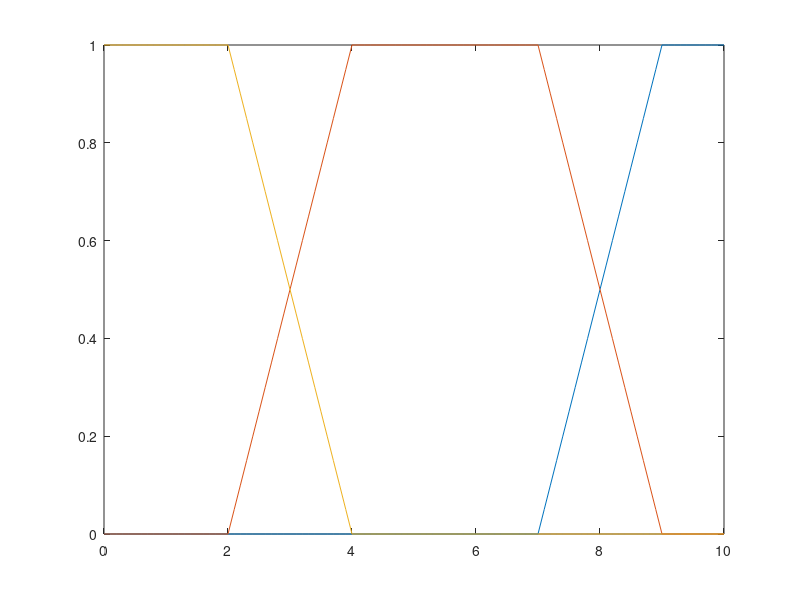
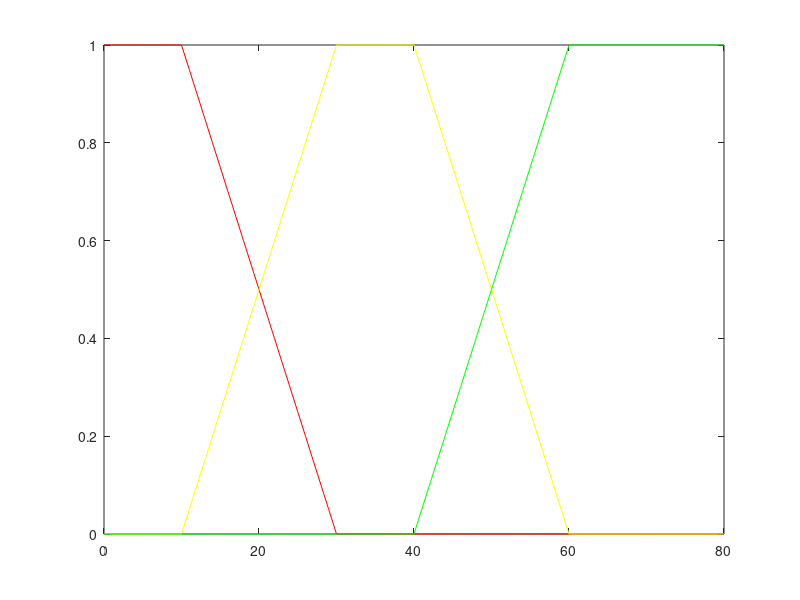

Recreate these plots in MATLAB, in order. (Note: this script raises an error after producing the figures.)
close all
clear all
clc

%original function
xt = (0:0.1:10);
xt_length = length(xt);
yt1 = 0.*(xt>=0 & xt<7) + (0.5*(xt-7)).*(xt>=7 & xt<9) + 1.*(xt>=9 & xt<=10);
yt2 = 0.*(xt>=0 & xt<2) + (0.5*(xt-2)).*(xt>=2 & xt<4) + 1.*(xt>=4 & xt<7) + (1-0.5*(xt-7)).*(xt>=7 & xt<9)+0.*(xt>=9 & xt<=10);
yt3 = 1.*(xt>=0 & xt<2) + (1-0.5*(xt-2)).*(xt>=2 & xt<4)+0.*(xt>=5 & xt<=10);

figure %tumor grade
plot(xt,yt1);
hold on
plot(xt,yt2);
hold on
plot(xt,yt3);

x = (0:1:80);
x2 = x;
x_length = length(x);

y1 = 1.*(x>=0 & x<10)+(1-0.05*(x-10)).*(x>=10 & x<30)+0.*(x>=30 & x<=80);
y2 = 0.*(x>=0 & x<10)+(0.05*(x-10)).*(x>=10 & x<30)+1.*(x>=30 & x<40)+(1-0.05*(x-40)).*(x>=40 & x<60)+0.*(x>=60 & x<=80);
y3 = 0.*(x>=0 & x<40)+(0.05*(x-40)).*(x>=40 & x<60)+1.*(x>=60 & x<=80);

figure %distance measure
plot(x,y1,'r');
hold on
plot(x,y2,'y');
hold on
plot(x,y3,'g');

%% 3D

Z1 = combine(yt1,y1);
Z1 = (Z1.Z);
Z2 = combine(yt1,y2);
Z2 = (Z2.Z);
Z3 = combine(yt1,y3);
Z3 = (Z3.Z);
Z4 = combine(yt2,y1);
Z4 = (Z4.Z);
Z5 = combine(yt2,y2);
Z5 = (Z5.Z);
Z6 = combine(yt2,y3);
Z6 = (Z6.Z);
Z7 = combine(yt3,y1);
Z7 = (Z7.Z);
Z8 = combine(yt3,y2);
Z8 = (Z8.Z);
Z9 = combine(yt3,y3);
Z9 = (Z9.Z);
% figure
% mesh(xt,x2,Z1);
% hold on
% mesh(xt,x2,Z2);
% hold on
% mesh(xt,x2,Z3);
% hold on
% mesh(xt,x2,Z4);
% hold on
% mesh(xt,x2,Z5);
% hold on
% mesh(xt,x2,Z6);
% hold on
% mesh(xt,x2,Z7);
% hold on
% mesh(xt,x2,Z8);
% hold on
% mesh(xt,x2,Z9);

%% imagesc
%close all
figure

ZZZ = Z9;%Choose a curve from 1 to 9

imagesc(xt,x2,ZZZ');
set(gca,'YDir','normal');

X = xt*10+1;
X = floor(X);

%y = 80.*exp(-10./xt).*(xt>=0 & xt<7) + 1.*(xt>=7 & xt<10);%Co-Relation
%y = 80.*exp(-0.1./xt);%Co-Relation

np = 0.3;
% y = (1 - Hfunction(-xt) - Hfunction(xt) * Hfunction(10-xt) * (((10-xt)/10)^np));
y = 70.* (1 - (((10-xt)./10).^np));

for m = 1:xt_length
    for n = 1:x_length-1
        if y(m) >= x2(n) & y(m) <= x2(n+1)
            Y(m) = n;
        end
        end
end

a = zeros(xt_length,x_length);
for m = 1:xt_length
        a(m,Y(m)) = ZZZ(m,Y(m));
end

%a=Z1(X,Y);
figure
imagesc(xt,x2,a');
caxis([0,1])
set(gca,'YDir','normal');


% hold on
% plot(X,Y)
%mesh(xt,x2,a);
% plot(X,Y)
% for m = 1:101
%     a(m) = Z1(X(m),Y(m));
% end


